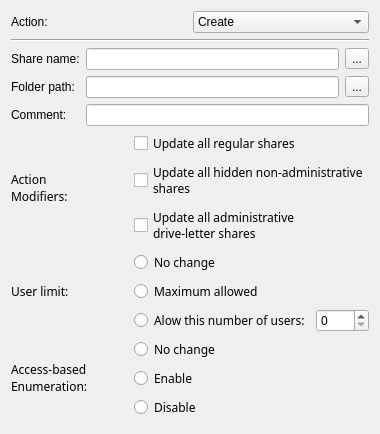
<?xml version="1.0" encoding="UTF-8"?>
<ui version="4.0">
 <class>SharesWidget</class>
 <widget class="QWidget" name="SharesWidget">
  <property name="geometry">
   <rect>
    <x>0</x>
    <y>0</y>
    <width>380</width>
    <height>434</height>
   </rect>
  </property>
  <property name="windowTitle">
   <string>Form</string>
  </property>
  <layout class="QGridLayout" name="gridLayout">
   <item row="0" column="0" colspan="2">
    <layout class="QHBoxLayout" name="actionLayout">
     <item>
      <widget class="QLabel" name="actionLabel">
       <property name="text">
        <string>Action:</string>
       </property>
       <property name="buddy">
        <cstring>actionComboBox</cstring>
       </property>
      </widget>
     </item>
     <item>
      <widget class="QComboBox" name="actionComboBox">
       <property name="currentText">
        <string>Create</string>
       </property>
       <item>
        <property name="text">
         <string>Create</string>
        </property>
       </item>
       <item>
        <property name="text">
         <string>Update</string>
        </property>
       </item>
       <item>
        <property name="text">
         <string>Delete</string>
        </property>
       </item>
      </widget>
     </item>
    </layout>
   </item>
   <item row="1" column="0" colspan="2">
    <widget class="Line" name="line">
     <property name="font">
      <font>
       <pointsize>9</pointsize>
      </font>
     </property>
     <property name="orientation">
      <enum>Qt::Horizontal</enum>
     </property>
    </widget>
   </item>
   <item row="2" column="0" colspan="2">
    <layout class="QGridLayout" name="shareLayout">
     <item row="0" column="0">
      <widget class="QLabel" name="shareNameLabel">
       <property name="text">
        <string>Share name:</string>
       </property>
      </widget>
     </item>
     <item row="0" column="1">
      <widget class="QLineEdit" name="shareNameLineEdit">
       <property name="text">
        <string/>
       </property>
      </widget>
     </item>
     <item row="1" column="0">
      <widget class="QLabel" name="folderPathLabel">
       <property name="text">
        <string>Folder path:</string>
       </property>
      </widget>
     </item>
     <item row="1" column="1">
      <widget class="QLineEdit" name="folderPathLineEdit">
       <property name="text">
        <string/>
       </property>
      </widget>
     </item>
     <item row="2" column="0">
      <widget class="QLabel" name="commentLabel">
       <property name="text">
        <string>Comment:</string>
       </property>
      </widget>
     </item>
     <item row="2" column="1" colspan="2">
      <widget class="QLineEdit" name="commentLineEdit">
       <property name="text">
        <string/>
       </property>
      </widget>
     </item>
     <item row="0" column="2">
      <widget class="QToolButton" name="shareToolButton">
       <property name="text">
        <string>...</string>
       </property>
      </widget>
     </item>
     <item row="1" column="2">
      <widget class="QToolButton" name="folderToolButton">
       <property name="text">
        <string>...</string>
       </property>
      </widget>
     </item>
    </layout>
   </item>
   <item row="3" column="0">
    <widget class="QLabel" name="actionModifiersLabel">
     <property name="font">
      <font>
       <family>Sans Serif</family>
      </font>
     </property>
     <property name="contextMenuPolicy">
      <enum>Qt::NoContextMenu</enum>
     </property>
     <property name="layoutDirection">
      <enum>Qt::LeftToRight</enum>
     </property>
     <property name="autoFillBackground">
      <bool>false</bool>
     </property>
     <property name="frameShape">
      <enum>QFrame::NoFrame</enum>
     </property>
     <property name="text">
      <string>Action
Modifiers:</string>
     </property>
     <property name="textFormat">
      <enum>Qt::AutoText</enum>
     </property>
     <property name="alignment">
      <set>Qt::AlignJustify|Qt::AlignVCenter</set>
     </property>
     <property name="textInteractionFlags">
      <set>Qt::LinksAccessibleByMouse|Qt::TextEditable|Qt::TextEditorInteraction|Qt::TextSelectableByKeyboard|Qt::TextSelectableByMouse</set>
     </property>
    </widget>
   </item>
   <item row="3" column="1">
    <layout class="QVBoxLayout" name="modifiersLayout">
     <item>
      <widget class="QCheckBox" name="updateAllRegularShares">
       <property name="font">
        <font>
         <family>Sans Serif</family>
         <weight>50</weight>
         <bold>false</bold>
        </font>
       </property>
       <property name="text">
        <string>Update all regular shares</string>
       </property>
      </widget>
     </item>
     <item>
      <widget class="QCheckBox" name="updateAllHiddenShares">
       <property name="font">
        <font>
         <family>Sans Serif</family>
         <weight>50</weight>
         <bold>false</bold>
        </font>
       </property>
       <property name="text">
        <string>Update all hidden non-administrative
shares</string>
       </property>
      </widget>
     </item>
     <item>
      <widget class="QCheckBox" name="updateAllAdministrativeDrives">
       <property name="font">
        <font>
         <family>Sans Serif</family>
         <weight>50</weight>
         <bold>false</bold>
        </font>
       </property>
       <property name="text">
        <string>Update all administrative
drive-letter shares</string>
       </property>
      </widget>
     </item>
    </layout>
   </item>
   <item row="4" column="0">
    <widget class="QLabel" name="userLimitLabel">
     <property name="font">
      <font>
       <family>Sans Serif</family>
      </font>
     </property>
     <property name="contextMenuPolicy">
      <enum>Qt::NoContextMenu</enum>
     </property>
     <property name="layoutDirection">
      <enum>Qt::LeftToRight</enum>
     </property>
     <property name="autoFillBackground">
      <bool>false</bool>
     </property>
     <property name="frameShape">
      <enum>QFrame::NoFrame</enum>
     </property>
     <property name="text">
      <string>User limit:</string>
     </property>
     <property name="textFormat">
      <enum>Qt::AutoText</enum>
     </property>
     <property name="alignment">
      <set>Qt::AlignJustify|Qt::AlignVCenter</set>
     </property>
     <property name="textInteractionFlags">
      <set>Qt::LinksAccessibleByMouse|Qt::TextEditable|Qt::TextEditorInteraction|Qt::TextSelectableByKeyboard|Qt::TextSelectableByMouse</set>
     </property>
    </widget>
   </item>
   <item row="4" column="1">
    <layout class="QVBoxLayout" name="userLayout">
     <item>
      <widget class="QRadioButton" name="noChangeUsers">
       <property name="font">
        <font>
         <family>Sans Serif</family>
         <weight>50</weight>
         <bold>false</bold>
        </font>
       </property>
       <property name="text">
        <string>No change</string>
       </property>
      </widget>
     </item>
     <item>
      <widget class="QRadioButton" name="maximumAllowedUsers">
       <property name="font">
        <font>
         <family>Sans Serif</family>
         <weight>50</weight>
         <bold>false</bold>
        </font>
       </property>
       <property name="text">
        <string>Maximum allowed</string>
       </property>
      </widget>
     </item>
     <item>
      <layout class="QHBoxLayout" name="horizontalLayout">
       <item>
        <widget class="QRadioButton" name="allowThisNumberOfUsers">
         <property name="font">
          <font>
           <family>Sans Serif</family>
           <weight>50</weight>
           <bold>false</bold>
          </font>
         </property>
         <property name="text">
          <string>Alow this number of users:</string>
         </property>
        </widget>
       </item>
       <item>
        <widget class="QSpinBox" name="numberOfUsers"/>
       </item>
      </layout>
     </item>
    </layout>
   </item>
   <item row="5" column="0">
    <widget class="QLabel" name="accessBasedLabel">
     <property name="font">
      <font>
       <family>Sans Serif</family>
      </font>
     </property>
     <property name="contextMenuPolicy">
      <enum>Qt::NoContextMenu</enum>
     </property>
     <property name="layoutDirection">
      <enum>Qt::LeftToRight</enum>
     </property>
     <property name="autoFillBackground">
      <bool>false</bool>
     </property>
     <property name="frameShape">
      <enum>QFrame::NoFrame</enum>
     </property>
     <property name="text">
      <string>Access-based
Enumeration:</string>
     </property>
     <property name="textFormat">
      <enum>Qt::AutoText</enum>
     </property>
     <property name="alignment">
      <set>Qt::AlignJustify|Qt::AlignVCenter</set>
     </property>
     <property name="textInteractionFlags">
      <set>Qt::LinksAccessibleByMouse|Qt::TextEditable|Qt::TextEditorInteraction|Qt::TextSelectableByKeyboard|Qt::TextSelectableByMouse</set>
     </property>
    </widget>
   </item>
   <item row="5" column="1">
    <layout class="QVBoxLayout" name="accessLayout">
     <item>
      <widget class="QRadioButton" name="noChangeAccess">
       <property name="font">
        <font>
         <family>Sans Serif</family>
         <weight>50</weight>
         <bold>false</bold>
        </font>
       </property>
       <property name="text">
        <string>No change</string>
       </property>
      </widget>
     </item>
     <item>
      <widget class="QRadioButton" name="enableAccess">
       <property name="font">
        <font>
         <family>Sans Serif</family>
         <weight>50</weight>
         <bold>false</bold>
        </font>
       </property>
       <property name="text">
        <string>Enable</string>
       </property>
      </widget>
     </item>
     <item>
      <widget class="QRadioButton" name="disableAccess">
       <property name="font">
        <font>
         <family>Sans Serif</family>
         <weight>50</weight>
         <bold>false</bold>
        </font>
       </property>
       <property name="text">
        <string>Disable</string>
       </property>
      </widget>
     </item>
    </layout>
   </item>
  </layout>
 </widget>
 <resources/>
 <connections/>
</ui>
